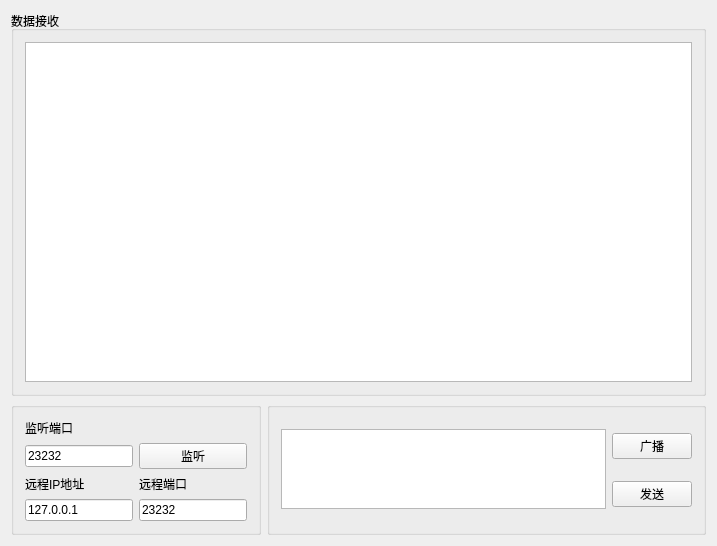
<?xml version="1.0" encoding="UTF-8"?>
<ui version="4.0">
 <class>UDP</class>
 <widget class="QWidget" name="UDP">
  <property name="geometry">
   <rect>
    <x>0</x>
    <y>0</y>
    <width>717</width>
    <height>546</height>
   </rect>
  </property>
  <property name="windowTitle">
   <string>UDP</string>
  </property>
  <layout class="QGridLayout" name="gridLayout">
   <item row="1" column="2">
    <widget class="QGroupBox" name="groupBox_send">
     <property name="title">
      <string/>
     </property>
     <layout class="QGridLayout" name="gridLayout_3">
      <item row="0" column="0" rowspan="2">
       <widget class="QTextEdit" name="sendData"/>
      </item>
      <item row="1" column="1">
       <widget class="QPushButton" name="send">
        <property name="text">
         <string>发送</string>
        </property>
       </widget>
      </item>
      <item row="0" column="1">
       <widget class="QPushButton" name="broadcast">
        <property name="text">
         <string>广播</string>
        </property>
       </widget>
      </item>
     </layout>
    </widget>
   </item>
   <item row="0" column="0" colspan="3">
    <widget class="QGroupBox" name="groupBox">
     <property name="title">
      <string>数据接收</string>
     </property>
     <layout class="QGridLayout" name="gridLayout_2">
      <item row="0" column="0">
       <widget class="QTextBrowser" name="recevieData"/>
      </item>
     </layout>
    </widget>
   </item>
   <item row="1" column="0" colspan="2">
    <widget class="QGroupBox" name="groupBox_4">
     <property name="title">
      <string/>
     </property>
     <layout class="QGridLayout" name="gridLayout_5">
      <item row="4" column="1">
       <widget class="QLineEdit" name="srvPort">
        <property name="sizePolicy">
         <sizepolicy hsizetype="Preferred" vsizetype="Fixed">
          <horstretch>0</horstretch>
          <verstretch>0</verstretch>
         </sizepolicy>
        </property>
        <property name="text">
         <string>23232</string>
        </property>
       </widget>
      </item>
      <item row="3" column="1">
       <widget class="QLabel" name="label_2">
        <property name="text">
         <string>远程端口</string>
        </property>
       </widget>
      </item>
      <item row="3" column="0">
       <widget class="QLabel" name="label">
        <property name="text">
         <string>远程IP地址</string>
        </property>
       </widget>
      </item>
      <item row="4" column="0">
       <widget class="QLineEdit" name="srvIp">
        <property name="sizePolicy">
         <sizepolicy hsizetype="Preferred" vsizetype="Fixed">
          <horstretch>0</horstretch>
          <verstretch>0</verstretch>
         </sizepolicy>
        </property>
        <property name="text">
         <string>127.0.0.1</string>
        </property>
       </widget>
      </item>
      <item row="2" column="0">
       <widget class="QLineEdit" name="cltPort">
        <property name="sizePolicy">
         <sizepolicy hsizetype="Preferred" vsizetype="Fixed">
          <horstretch>0</horstretch>
          <verstretch>0</verstretch>
         </sizepolicy>
        </property>
        <property name="text">
         <string>23232</string>
        </property>
       </widget>
      </item>
      <item row="0" column="0">
       <widget class="QLabel" name="label_3">
        <property name="text">
         <string>监听端口</string>
        </property>
       </widget>
      </item>
      <item row="2" column="1">
       <widget class="QPushButton" name="bind">
        <property name="text">
         <string>监听</string>
        </property>
        <property name="checkable">
         <bool>false</bool>
        </property>
       </widget>
      </item>
     </layout>
    </widget>
   </item>
  </layout>
 </widget>
 <layoutdefault spacing="6" margin="11"/>
 <tabstops>
  <tabstop>srvPort</tabstop>
  <tabstop>sendData</tabstop>
  <tabstop>broadcast</tabstop>
  <tabstop>send</tabstop>
  <tabstop>recevieData</tabstop>
 </tabstops>
 <resources/>
 <connections/>
</ui>
